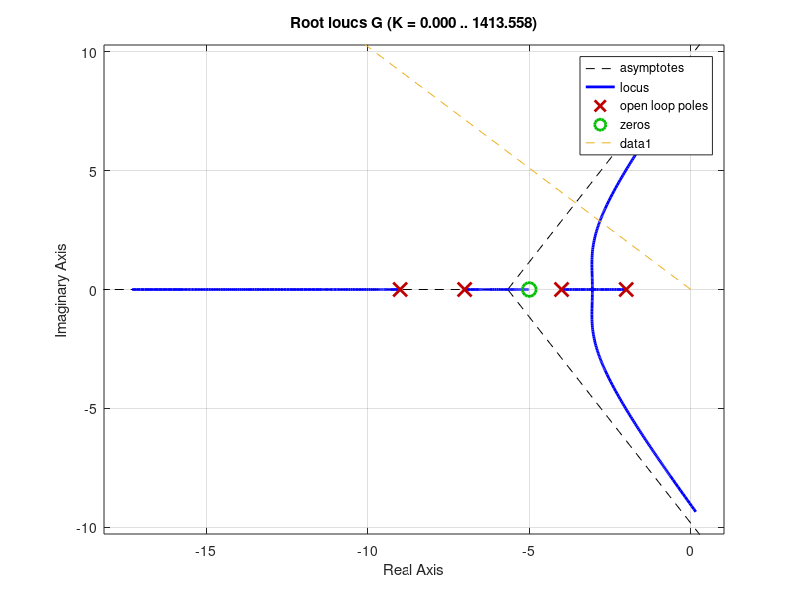

Source code (MATLAB):
G = zpk([-5], [-2, -4, -7, -9],[1]);

rlocus(G); hold on
zeta = 0.7;

ang = 180 - acosd(zeta);

r = 40;

plot([0, r*cosd(ang)], [0, r*sind(ang)], '--'); hold off


